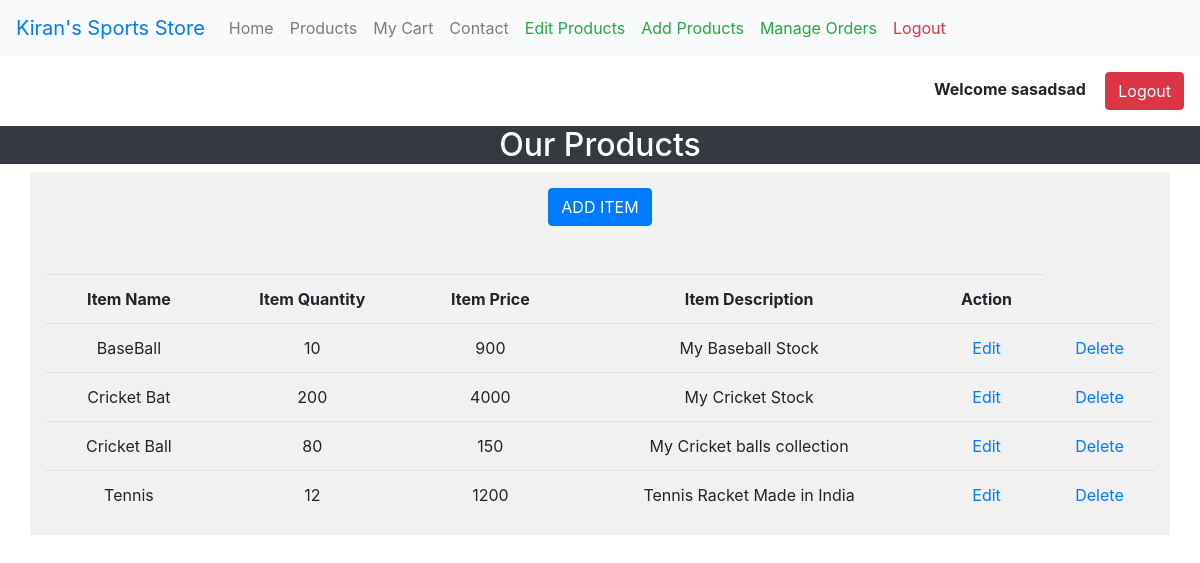
Page /item.php (signed in) on the committed database.
### tables this page shows
CREATE TABLE IF NOT EXISTS `item` (
  `id` int(11) NOT NULL AUTO_INCREMENT,
  `item-name` varchar(100) NOT NULL,
  `item_quantity` int(11) NOT NULL,
  `item_price` int(11) NOT NULL,
  `item_description` varchar(600) NOT NULL,
  PRIMARY KEY (`id`)
);

### item.php (the view, shortened to what this page needs)
<?php
	include_once('header.php');
 ?>
<?php
if(isset ($_SESSION["username"]))
{
	?>
		<div class="col-12 text-right p-3">
	<span class="col-6 font-weight-bold"><?php echo "Welcome ". $_SESSION["username"]; ?></span><a href="logoutsessiondestroy.php">
	 <button class='btn btn-danger text-center'>Logout</button></a>
</div>
<?php
}
else{
	session_destroy();
$_SESSION=[""];
 header('Location: login.php');
}
$mysqli = new mysqli('localhost', 'root', '' );
	$mysqli->select_db("storeappliacation");
?>
<h2 class="col-12 text-center text-white bg-dark" >Our Products</h2>
<div class="container" style ="background-color:#f1f1f1">
	<div class="row">
		<div class="col-12">
			<div class="col-12 text-center text-white mt-3 mb-5" ><a href ="add.php" ><button class="btn btn-primary" >ADD ITEM</button></a></div>
			<?php
						$sql = "select `id`,`item-name`,`item_quantity`,`item_price`,`item_description` from item";
						$result1 = $mysqli->query($sql);
					if ($result1->num_rows > 0)
					{
						echo "<table class='table text-center table-hover table-condensed ' title='item-description'>";
						echo '<tr>';
						echo '<th>Item Name</th>' ;
						echo '<th>Item Quantity</th>';
						echo '<th>Item Price</th>' ;
						echo '<th>Item Description</th>' ;
						echo '<th>Action</th>' ;
						echo '</tr>';
					   while($row = $result1->fetch_assoc())
					   {
							echo '<tr>';
							echo '<td>'. $row["item-name"].'</td>' ;
							echo '<td>'.$row["item_quantity"].'</td>' ;
							echo '<td>'.$row["item_price"].'</td>' ;
							echo '<td>'.$row["item_description"].'</td>' ;
							echo '<td><a href ="edit.php?id='.$row['id'].'" >Edit</a></td>';
							echo '<td><a href="item.php?id='.$row['id'].'&delete=true">Delete</a></td>';
							echo '</tr>';
						}
					}
					else
					{
						echo "<br>0 results";
					}
			?>
		</div>
	</div>
</div>
<body/>
</html>

### header.php (shortened to what this page needs)
<!DOCTYPE html>
<html>
<head>
	<link rel="stylesheet" href="./assets/css/bootstrap.min.css">
</head>
<body>
<nav class="navbar navbar-expand-lg navbar-light bg-light">
	  <a class="navbar-brand text-primary" href="index.php">Kiran's Sports Store</a>
	  <div class="collapse navbar-collapse" id="navbarNavAltMarkup">
	    <div class="navbar-nav">
	      <a class="nav-item nav-link" href="index.php">Home <span class="sr-only">(current)</span></a>
	      <a class="nav-item nav-link" href="itemlisting.php">Products</a>
	      <a class="nav-item nav-link" href="cart.php">My Cart</a>
	      <a class="nav-item nav-link" href="contact.php">Contact</a>
	      <?php
	      		if(isset($_SESSION['isAdmin']) && $_SESSION["isAdmin"])
	      		{
	      ?>
	      			<a class="nav-item nav-link float-right text-success" href="item.php">Edit Products</a>
  		 			<a class="nav-item nav-link float-right text-success" href="add.php">Add Products</a>
  		 			<a class="nav-item nav-link float-right text-success" href="manage_orders.php">Manage Orders</a>
	      <?php
	      		}
	      ?>
	      <?php
	      		if(! isset($_SESSION['userid']))
	      		{
	      ?>
	      			<a class="nav-item nav-link float-right" href="login.php">Login</a>
  		 			<a class="nav-item nav-link float-right" href="registration.php">Register</a>
  		 <?php
	      		}
	      		else
	      		{
	      ?>
	      			<a class="nav-item nav-link float-right text-danger" href="logoutsessiondestroy.php">Logout</a>
	      <?php
	      		}
	      ?>
	    </div>
	  </div>
</nav>

### rows in the picture
item: value "BaseBall", item_quantity "10", item_price "900", item_description "My Baseball Stock"
item: value "Cricket Bat", item_quantity "200", item_price "4000", item_description "My Cricket Stock"
item: value "Cricket Ball", item_quantity "80", item_price "150", item_description "My Cricket balls collection"
item: value "Tennis", item_quantity "12", item_price "1200", item_description "Tennis Racket Made in India"

### other values in the picture
$_SESSION["username"] "sasadsad"
